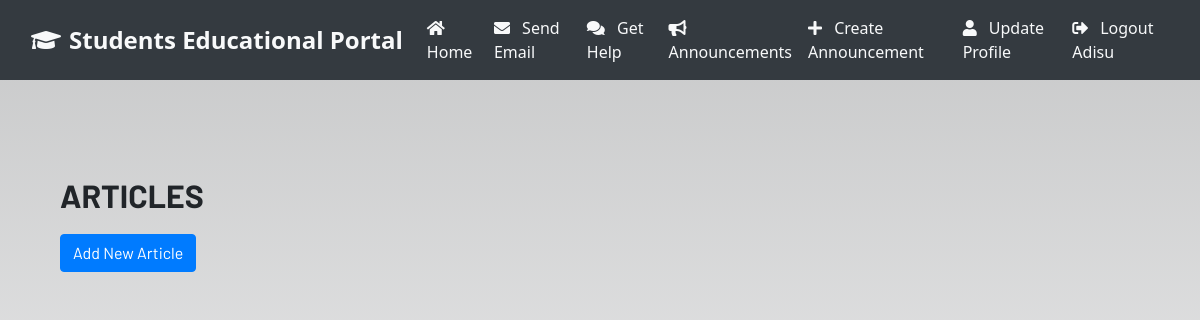
Before: /knowledge-base/ (signed in) with the older database file.
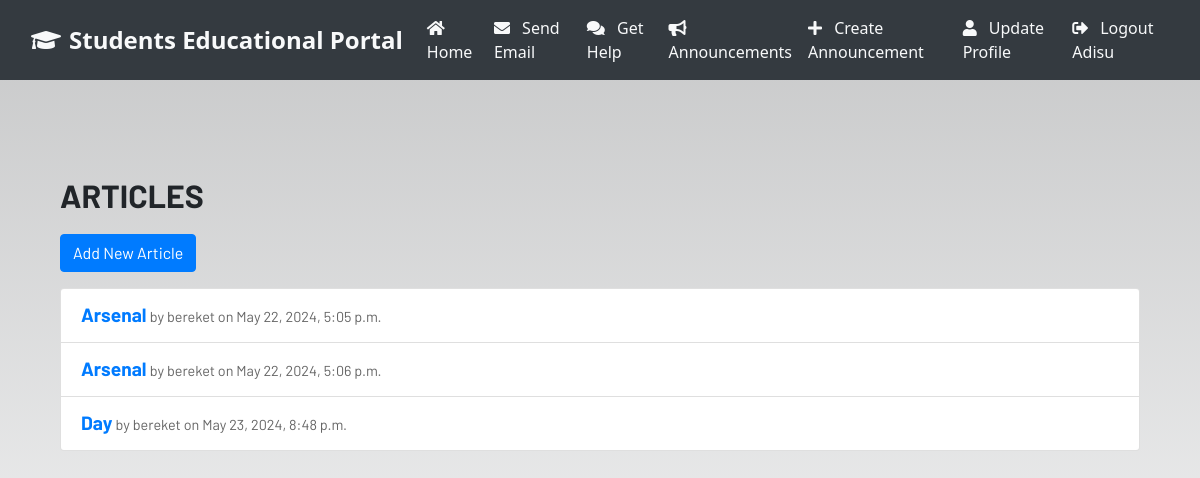
After: the same page with the newer database file.
### dashboard/models.py (models this page shows, shortened)
class KnowledgeBase(models.Model):
    title = models.CharField(max_length=200)
    content = models.TextField()
    author = models.ForeignKey(User, on_delete=models.CASCADE)
    created_at = models.DateTimeField(auto_now_add=True)
    updated_at = models.DateTimeField(auto_now=True)

### dashboard/views.py (the view)
# urls.py: path('knowledge-base/', views.knowledge_base_list, name='knowledge_base_list'),
@login_required
def knowledge_base_list(request):
    articles = KnowledgeBase.objects.all()
    return render(request, 'dashboard/knowledge_base_list.html', {'articles': articles})

### dashboard/templates/dashboard/knowledge_base_list.html (shortened to what this page needs)
{% extends 'dashboard/base.html' %}
{% block content %}
<div class="container mt-5">
    <h1 class="knowledge-base-title">ARTICLES</h1>
    <a href="{% url 'add_knowledge_base' %}" class="btn btn-primary mb-3">Add New Article</a>
    <ul class="list-group">
        {% for article in articles %}
            <li class="list-group-item">
                <a href="{% url 'knowledge_base_detail' article.pk %}" class="article-link">{{ article.title }}</a>
                <small class="article-meta">by {{ article.author.username }} on {{ article.created_at }}</small>
            </li>
        {% endfor %}
    </ul>
</div>
{% endblock %}

Changed rows visible on the page:
added KnowledgeBase: title "Arsenal", author.username "bereket", created_at "May 22, 2024, 5:05 p.m."
added KnowledgeBase: title "Arsenal", author.username "bereket", created_at "May 22, 2024, 5:06 p.m."
added KnowledgeBase: title "Day", author.username "bereket", created_at "May 23, 2024, 8:48 p.m."
